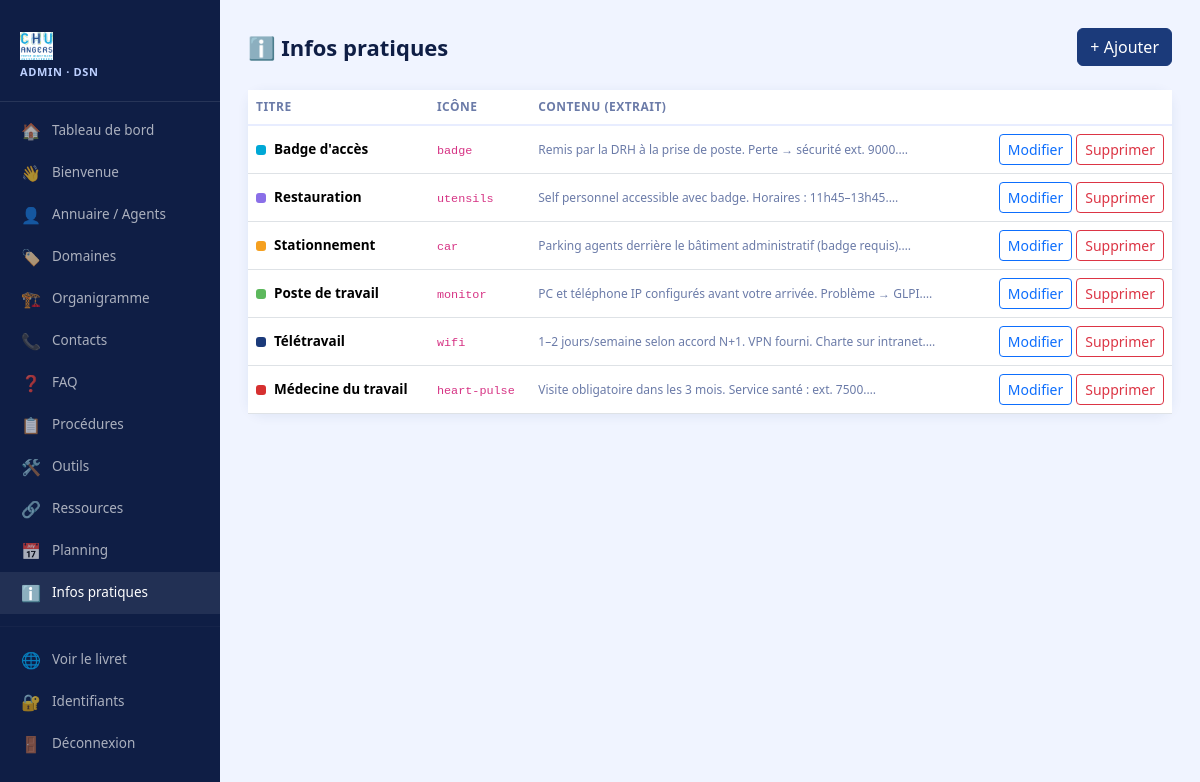
Page /admin/pratique.php (signed in) on the committed database.
### tables this page shows
CREATE TABLE `infos_pratiques` (
  `id` int(11) NOT NULL AUTO_INCREMENT,
  `titre` varchar(200) NOT NULL,
  `contenu` text,
  `icone` varchar(100) DEFAULT 'info',
  `couleur` varchar(20) DEFAULT '#00A8D6',
  `ordre` int(11) DEFAULT '0',
  PRIMARY KEY (`id`)
);

### admin/pratique.php (the view, shortened to what this page needs)
<?php
require_once '_layout.php';
$db  = getDB();
$action = $_GET['action'] ?? 'list';
?>
<div class="page-header"><h1>ℹ️ Infos pratiques</h1><a href="?action=add" class="btn btn-primary">+ Ajouter</a></div>
<?php if ($action==='list'): ?>
<div class="card"><div class="table-responsive"><table class="table mb-0">
<thead><tr><th>Titre</th><th>Icône</th><th>Contenu (extrait)</th><th></th></tr></thead>
<tbody>
<?php foreach($db->query("SELECT * FROM infos_pratiques ORDER BY ordre,id")->fetchAll() as $inf): ?>
<tr>
  <td><div class="d-flex align-items-center gap-2"><div style="width:10px;height:10px;border-radius:3px;background:<?=htmlspecialchars($inf['couleur'])?>"></div><strong><?=htmlspecialchars($inf['titre'])?></strong></div></td>
  <td><code><?=htmlspecialchars($inf['icone'])?></code></td>
  <td style="font-size:12px;color:#6B7BA8"><?=htmlspecialchars(mb_substr($inf['contenu']??'',0,70))?>…</td>
  <td class="text-end"><a href="?action=edit&id=<?=$inf['id']?>" class="btn btn-sm btn-outline-primary me-1">Modifier</a><a href="?action=delete&id=<?=$inf['id']?>" class="btn btn-sm btn-outline-danger" onclick="return confirm('Supprimer ?')">Supprimer</a></td>
</tr>
<?php endforeach; ?>
</tbody></table></div></div>
<?php endif; ?>
<?php require_once '_footer.php'; ?>

### admin/_layout.php (style rules this page uses)
body { background: #F0F4FF; font-family: 'Segoe UI', system-ui, sans-serif; }
.page-header { display:flex; align-items:center; justify-content:space-between; margin-bottom:24px; }
.page-header h1 { font-size:22px; font-weight:800; color:#0F1E45; margin:0; }
.card { border:none; border-radius:16px; box-shadow:0 2px 12px rgba(27,58,122,.08); }
.btn-primary { background:#1B3A7A; border-color:#1B3A7A; }
.table th { font-size:12px; text-transform:uppercase; letter-spacing:.04em; color:#6B7BA8; border-bottom:2px solid #E8EDFF; }
.table td { vertical-align:middle; font-size:13.5px; }

### rows in the picture
infos_pratiques: titre "Badge d'accès", icone "badge", contenu "Remis par la DRH à la prise de poste. Perte → sécurité ext. 9000."
infos_pratiques: titre "Restauration", icone "utensils", contenu "Self personnel accessible avec badge. Horaires : 11h45–13h45."
infos_pratiques: titre "Stationnement", icone "car", contenu "Parking agents derrière le bâtiment administratif (badge requis)."
infos_pratiques: titre "Poste de travail", icone "monitor", contenu "PC et téléphone IP configurés avant votre arrivée. Problème → GLPI."
infos_pratiques: titre "Télétravail", icone "wifi", contenu "1–2 jours/semaine selon accord N+1. VPN fourni. Charte sur intranet."
infos_pratiques: titre "Médecine du travail", icone "heart-pulse", contenu "Visite obligatoire dans les 3 mois. Service santé : ext. 7500."

### other values in the picture
$ico "🏠"
$lbl "Tableau de bord"
$ico "👋"
$lbl "Bienvenue"
$ico "👤"
$lbl "Annuaire / Agents"
$ico "🏷️"
$lbl "Domaines"
$ico "🏗️"
$lbl "Organigramme"
$ico "📞"
$lbl "Contacts"
$ico "❓"
$lbl "FAQ"
$ico "📋"
